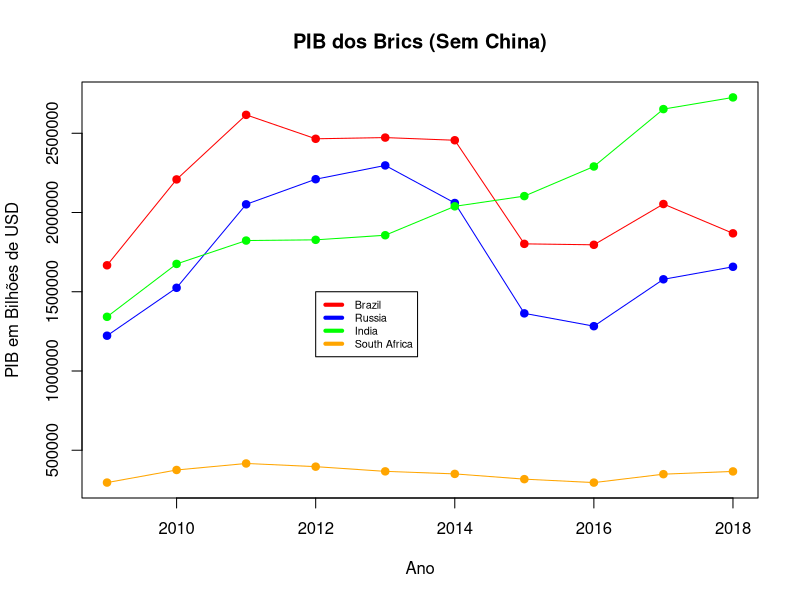
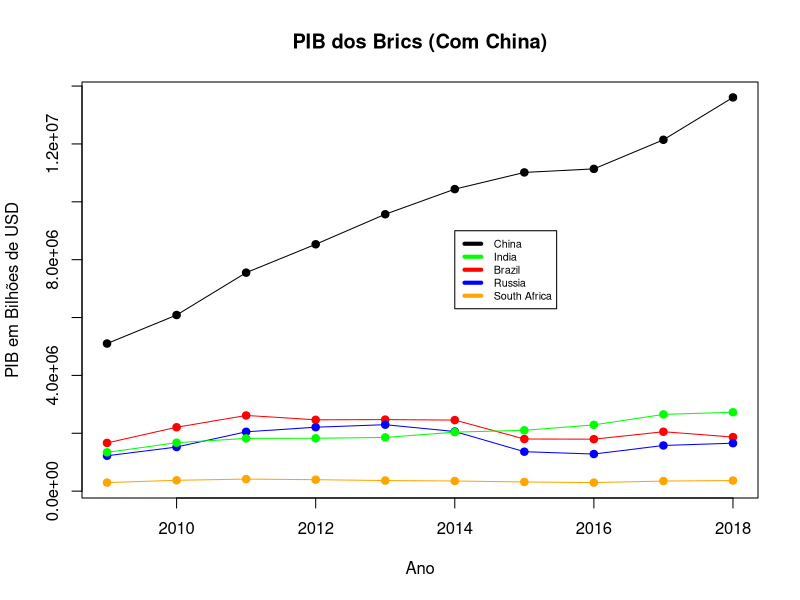
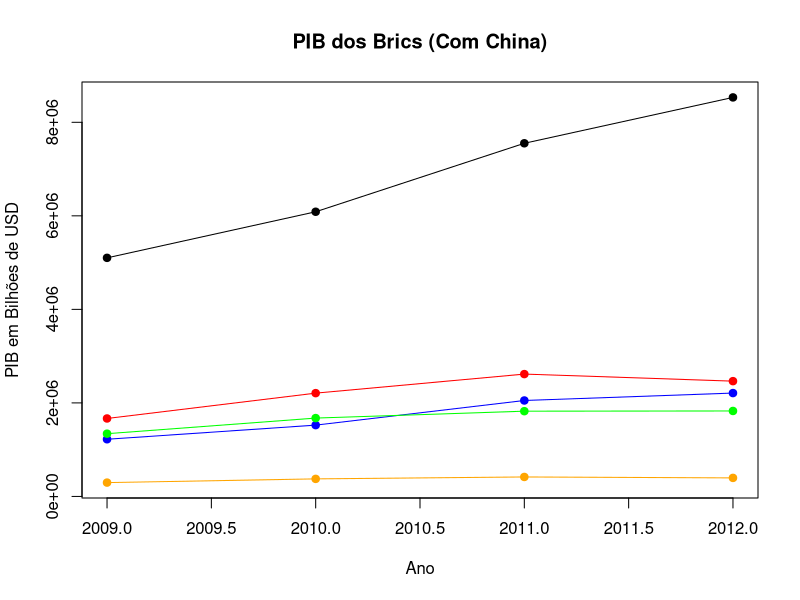

Write the R code that produced these figures, in order.
## ---- chunk 1
knitr::opts_chunk$set(echo = TRUE)
## ---- chunk 2
df1 <- data.frame(nome = c('Victor', 'Fábio', 'Leonardo', 'Mariana'), idade = c(33, 22, 21, 28), sexo = c("M", "M", "M", "F"), stringsAsFactors = F) # O parâmetro stringsAsFactos é um argumento lógico que possui "T" como valor padrão. Ele transforma elementos de texto (character) em fatores, um tipo de dado em R que agrupa os textos em 'levels', ou seja, em valores exclusivos. Por enquanto, optamos por não fazer isso, atribuindo o valor F (FALSE) a stringsAsFactors.
df1
## ---- chunk 3
class(df1)
## ---- chunk 4
summary(df1)
## ---- chunk 5
str(df1)
## ---- chunk 6
dim(df1)
## ---- chunk 7
df1 <- rbind(df1, list("Júlia", 16, "F"))
df1
## ---- chunk 8
df2 <- data.frame(altura = c(1.77, 1.75, 1.86, 1.69, 1.80))
df2
## ---- chunk 9
df3 <- cbind(df1, df2)
df3
## ---- chunk 10
names(df3) <- c("name", "age", "gender", "height")
df3
## ---- chunk 11
colnames(df3) <- c("nombre", "edad", "sexo", "altura")
df3
## ---- chunk 12
rownames(df3)
## ---- chunk 13
rownames(df3) <- c("Aluno 1", "Aluno 2", "Aluno 3", "Aluno 4", "Aluno 5")
df3
## ---- chunk 14
df3[1,1]
## ---- chunk 15
df3[1,]
## ---- chunk 16
df3[1,c(1,2)]
## ---- chunk 17
1:3
2:5
-3:3

## ---- chunk 18
df3[1,1:3]
## ---- chunk 19
df3[,1:3]
## ---- chunk 20
df3[c(1, 3, 5), c(1,3)]
## ---- chunk 21
df3[2]
## ---- chunk 22
df3['altura']
## ---- chunk 23
df3[c('nombre', 'sexo')]
## ---- chunk 24
df4 <- df3$edad
df4
class(df4)

df5 <- df3[['nombre']]
df5
class(df5)
## ---- chunk 25
df3$peso <- c(84, 65, 92, 58, 89)
df3
## ---- chunk 26
df3[["P1"]] <- c(10, 9.5, 9.8, 7.5, 9)
df3
## ---- chunk 27
df3[4,6] <- 8.0
df3
## ---- chunk 28
df3[,"P2"] <- c(9, 9, 8.2, 10, 6)
df3
## ---- chunk 29
df3["Aluno 6",] <- c("Rafael", 30, "M", 1.91, 102, 8.0, 6.3)
df3
## ---- chunk 30
df5 <- df3[,c(1,6,7)]
df5
## ---- chunk 31
df5$P1 <- as.numeric(df5$P1)
df5$P2 <- as.numeric(df5$P2)
class(df5$P1)
class(df5$P2)
## ---- chunk 32
df5$media <- (df5$P1+df5$P2)/2
df5
## ---- chunk 33
df5$media <- round((df5$P1*3+df5$P2*7)/10, 1)
df5
## ---- chunk 34
match("Mariana", df5$nombre)
## ---- chunk 35
ind_nota_min <- match(min(df5$media), df5$media) # índice da nota mínima
ind_nota_min
df5$nombre[ind_nota_min] # elemento correspondente ao índice na coluna nome 
df5$media[ind_nota_min] # elemento correspondente ao índice na coluna media 
## ---- chunk 36
require(dplyr)
## ---- chunk 37
# Em read.csv, passamos o nome do arquivo e outros três argumentos:
# header = TRUE indica que o data frame possui um header, ou seja, uma linha com os nomes das colunas
# sep = "," indica que a vírgula é o separados no arquivo original (afinal, trata-se de um csv)
# skip = 4 significa que desejamos ignorar as 4 primeiras linhas, pois são linhas explicativas, inúteis para o nosso data frame
pib <- read.csv("pib.csv", header = TRUE, sep = ",", skip = 4, stringsAsFactors = F)

dim(pib) # Fornece número de linhas e colunas do data frame, respectivamente

## ---- chunk 38
names(pib) # Fornece os nomes das colunas do data frame, em ordem de índice
## ---- chunk 39
head(pib) # Fornece as seis primeiras linhas do dat frame.
## ---- chunk 40
str(pib) # Fornece informações sobre a estrutura do data frame.
## ---- chunk 41
pib_eda <- select(pib, Country.Name, c(X2009:X2018))
head(pib_eda)
## ---- chunk 42
colunas <- names(pib_eda) # Cria variável colunas com nomes das colunas do data.frame
for(i in 2:11) # Gera uma iteração em loop nos números de 2 a 11, correspondentes às colunas dos PIBs
{
  coluna_da_vez <- colunas[i] # Guarda nome da coluna correspondente ao índice i na variável coluna_da_vez
  pib_eda[coluna_da_vez] <- pib_eda[coluna_da_vez]/1000000 # Divide a coluna_da_vez por 1 milhão e salva com o operador '<-'.
}
head(pib_eda, 3) # Mostra as 3 primeiras linhas do novo data frame

## ---- chunk 43
pib_paises <- data.frame(ano = as.character(2009:2018), stringsAsFactors = F) # Cria um data.frame pib_paises com 1 coluna contendo os anos
for(i in 1:length(pib_eda$Country.Name)) # Itera sobre cada linha de pib_eda e transforma-a numa coluna do novo data.frame pib_paises
{
  pib_paises[pib_eda$Country.Name[i]]  <- c(pib_eda$X2009[i],
                                            pib_eda$X2010[i],
                                            pib_eda$X2011[i],
                                            pib_eda$X2012[i],
                                            pib_eda$X2013[i],
                                            pib_eda$X2014[i],
                                            pib_eda$X2015[i],
                                            pib_eda$X2016[i],
                                            pib_eda$X2017[i],
                                            pib_eda$X2018[i])
}

head(pib_paises[,1:5]) # Mostra as primeiras linhas e 5 primeiras colunas do data.frame final
## ---- chunk 44
pib_brics <- pib_paises %>% select(ano, `South Africa`, Brazil, China, India, `Russian Federation`)
pib_brics
## ---- chunk 45
summary(pib_brics)

## ---- chunk 46
numbers <- 1:10
labels <- pib_brics$ano
plot(pib_brics$ano, pib_brics$Brazil, type = 'l', col = "red", main  = "PIB dos Brics (Sem China)", xlab = "Ano", ylab = "PIB em Bilhões de USD", ylim = c(295747, 2726323))
points(pib_brics$ano, pib_brics$Brazil, col = "red", pch = 19)
points(pib_brics$ano, pib_brics$`Russian Federation`, col = "blue", pch = 19)
lines(pib_brics$ano, pib_brics$`Russian Federation`, col = "blue")

points(pib_brics$ano, pib_brics$India, col = "green", pch = 19)
lines(pib_brics$ano, pib_brics$India, col = "green")

points(pib_brics$ano, pib_brics$`South Africa`, col = "orange", pch = 19)
lines(pib_brics$ano, pib_brics$`South Africa`, col = "orange")

legend(2012, 1500000, legend=c("Brazil", "Russia", "India", "South Africa"),
       col=c("red", "blue", "green", "orange"), lty=2:2, lwd = 4, cex=0.65)
## ---- chunk 47
numbers <- 1:10
labels <- pib_brics$ano
plot(pib_brics$ano, pib_brics$Brazil, type = 'l', col = "red", main  = "PIB dos Brics (Com China)", xlab = "Ano", ylab = "PIB em Bilhões de USD", ylim = c(295747, 13608152))
points(pib_brics$ano, pib_brics$Brazil, col = "red", pch = 19)
points(pib_brics$ano, pib_brics$`Russian Federation`, col = "blue", pch = 19)
lines(pib_brics$ano, pib_brics$`Russian Federation`, col = "blue")

points(pib_brics$ano, pib_brics$India, col = "green", pch = 19)
lines(pib_brics$ano, pib_brics$India, col = "green")

points(pib_brics$ano, pib_brics$`South Africa`, col = "orange", pch = 19)
lines(pib_brics$ano, pib_brics$`South Africa`, col = "orange")

points(pib_brics$ano, pib_brics$China, col = "black", pch = 19)
lines(pib_brics$ano, pib_brics$China, col = "black")

legend(2014, 9.0e+06, legend=c("China", "India", "Brazil", "Russia", "South Africa"),
       col=c("black", "green", "red", "blue", "orange"), lty=2:2, lwd = 4, cex=0.65)
## ---- chunk 48
brics_subset <- pib_brics %>% filter(ano %in% c("2009", "2010", "2011", "2012"))
brics_subset
## ---- chunk 49
summary(brics_subset)
## ---- chunk 50
numbers <- 1:4
labels <- c("2009", "2010", "2011", "2012")
plot(brics_subset$ano, brics_subset$Brazil, type = 'l', col = "red", main  = "PIB dos Brics (Com China)", xlab = "Ano", ylab = "PIB em Bilhões de USD", ylim = c(295937, 8532231))
points(brics_subset$ano, brics_subset$Brazil, col = "red", pch = 19)
points(brics_subset$ano, brics_subset$`Russian Federation`, col = "blue", pch = 19)
lines(brics_subset$ano, brics_subset$`Russian Federation`, col = "blue")

points(brics_subset$ano, brics_subset$India, col = "green", pch = 19)
lines(brics_subset$ano, brics_subset$India, col = "green")

points(brics_subset$ano, brics_subset$`South Africa`, col = "orange", pch = 19)
lines(brics_subset$ano, brics_subset$`South Africa`, col = "orange")

points(brics_subset$ano, brics_subset$China, col = "black", pch = 19)
lines(brics_subset$ano, brics_subset$China, col = "black")

legend(2014, 9.0e+06, legend=c("China", "India", "Brazil", "Russia", "South Africa"),
       col=c("black", "green", "red", "blue", "orange"), lty=2:2, lwd = 4, cex=0.65)
